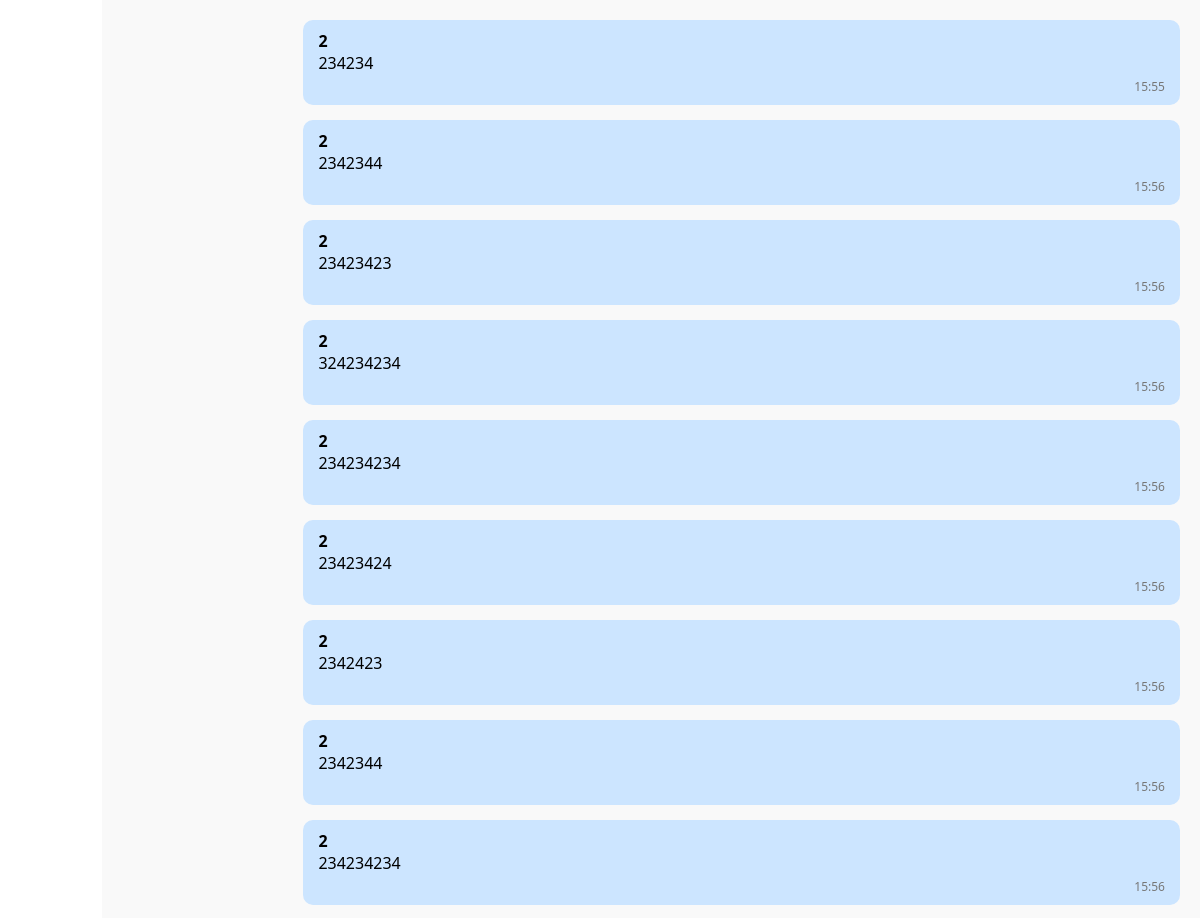
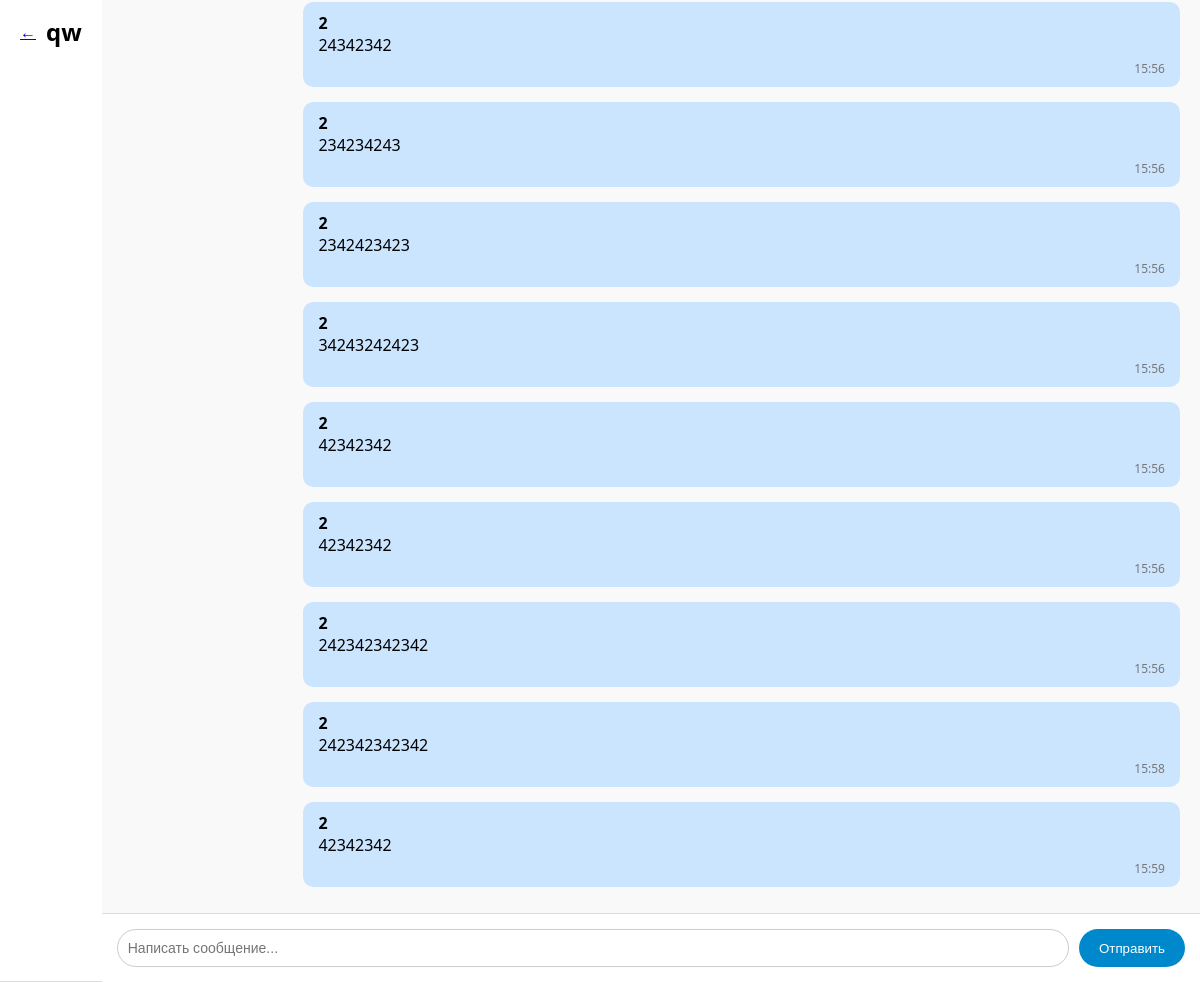
The page /chat/1/ (signed in) on the database its author committed (2 pictures, top to bottom).
### chat/models.py (models this page shows, shortened)
class Chat(models.Model):
    name = models.CharField(max_length=255)
    is_group = models.BooleanField(default=False)  # Флаг группового чата
    participants = models.ManyToManyField(User, related_name='chats')

class Message(models.Model):
    chat = models.ForeignKey(Chat, related_name='messages', on_delete=models.CASCADE)
    sender = models.ForeignKey(User, related_name='messages', on_delete=models.CASCADE)
    text = models.TextField()
    timestamp = models.DateTimeField(auto_now_add=True)

### chat/views.py (the view)
# urls.py: path('chat/<int:chat_id>/', views.chat_detail, name='chat_detail'),
@login_required
def chat_detail(request, chat_id):
    chat = get_object_or_404(Chat, id=chat_id)
    messages = chat.messages.select_related('sender').order_by('timestamp')
    return render(request, 'chat_detail.html', {'chat': chat, 'messages': messages})

### chat/templates/chat_detail.html (shortened to what this page needs)
<!DOCTYPE html>
<html lang="ru">
<head>
</head>
<body>
<div class="container">
  <div class="chat-header">
    <a href="{% url 'chat' %}" class="back-button">←</a>
    <h2>{{ chat.name }}</h2>
  </div>
  <div class="chat-area">
    <div class="messages" id="messages">
      {% for message in messages %}
        <div class="message {% if message.sender == user %}own{% endif %}">
          <strong>{{ message.sender.username }}</strong><br>
          {{ message.text }}
          <div class="timestamp">{{ message.timestamp|time:"H:i" }}</div>
        </div>
      {% endfor %}
    </div>
    <form id="messageForm" class="input-area">
      <input type="text" id="messageInput" name="message" placeholder="Написать сообщение...">
      <button type="submit">Отправить</button>
    </form>
  </div>
</div>
</body>
</html>

### chat/templates/chat_detail.html (style rules this page uses)
body { font-family: 'Segoe UI', sans-serif; margin: 0; background-color: #e5e5e5; }
.chat-header { background-color: #ffffff; padding: 15px 20px; border-bottom: 1px solid #ddd; position: sticky; top: 0; z-index: 10; display: flex; align-items: center; gap: 10px; }
.container { display: flex; height: 100vh; }
.chat-area { position: relative; flex: 1; display: flex; flex-direction: column; background-color: #f9f9f9; overflow: hidden; }
.messages { flex: 1; overflow-y: auto; padding: 20px; padding-bottom: 80px; box-sizing: border-box; }
.message { margin-bottom: 15px; max-width: 80%; padding: 10px 15px; border-radius: 10px; background-color: #dcf8c6; word-wrap: break-word; }
.message.own { background-color: #cce5ff; margin-left: auto; }
.timestamp { font-size: 0.75em; color: #777; margin-top: 4px; text-align: right; }
.input-area { position: absolute; bottom: 0; left: 0; right: 0; padding: 15px; background-color: #ffffff; border-top: 1px solid #ddd; display: flex; }
.input-area input[type="text"] { flex: 1; padding: 10px; font-size: 14px; border: 1px solid #ccc; border-radius: 20px; outline: none; }
.input-area button { margin-left: 10px; padding: 10px 20px; border: none; background-color: #0088cc; color: white; border-radius: 20px; cursor: pointer; }

### rows shown on the page
Chat: name "qw"
Message: sender.username "2", text "234234", timestamp "15:55"
Message: sender.username "2", text "2342344", timestamp "15:56"
Message: sender.username "2", text "23423423", timestamp "15:56"
Message: sender.username "2", text "324234234", timestamp "15:56"
Message: sender.username "2", text "234234234", timestamp "15:56"
Message: sender.username "2", text "23423424", timestamp "15:56"
Message: sender.username "2", text "2342423", timestamp "15:56"
Message: sender.username "2", text "2342344", timestamp "15:56"
Message: sender.username "2", text "234234234", timestamp "15:56"
Message: sender.username "2", text "24342342", timestamp "15:56"
Message: sender.username "2", text "234234243", timestamp "15:56"
Message: sender.username "2", text "2342423423", timestamp "15:56"
Message: sender.username "2", text "34243242423", timestamp "15:56"
Message: sender.username "2", text "42342342", timestamp "15:56"
Message: sender.username "2", text "42342342", timestamp "15:56"
Message: sender.username "2", text "242342342342", timestamp "15:56"
Message: sender.username "2", text "242342342342", timestamp "15:58"
Message: sender.username "2", text "42342342", timestamp "15:59"
